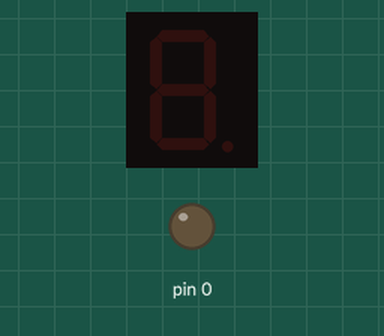
Simulated run of this sketch. Board: Arduino Mega 2560, built with avr-gcc and run on an emulated ATmega2560. Parts: 1-digit seven-segment display, output pins drawn as LEDs (lit = HIGH). Wiring (inferred from the names in the program): 1-digit 7-segment display, segments lit when HIGH: segments pin 36, pin 35, pin 34, pin 33, pin 32, pin 31, pin 30. The segment pins are drawn as the display they are named for; pins used as bus, display or sensor lines are not drawn.

Above: at 0.1 s.
At 1.1 s:
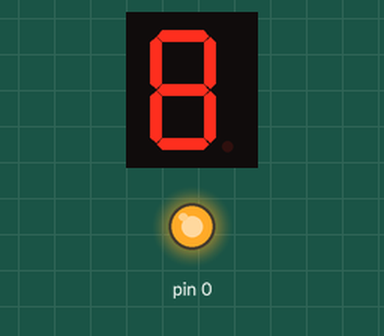
At 2.1 s:
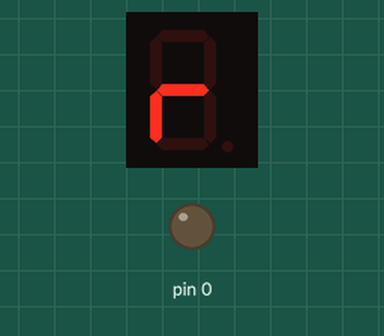
At 10.1 s:
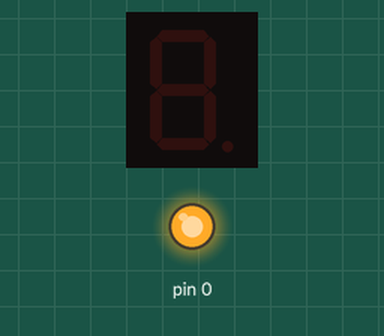
Timing chart, 0 to 123.5 s (numbered marks = the images above):
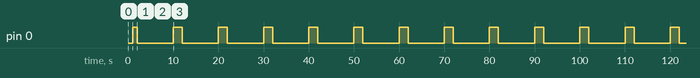

Measured:
- by itself, pin 0: repeats every 10.0 s: LOW 8.0 s, HIGH 2.0 s
- by itself, everything shown: repeats every 10.0 s, in 4 steps
- what the display in image 1 shows lasts 1.0 s, from 1.0 s to 2.0 s

The sketch:

sketch_mar15b.ino
```cpp
int numero;

  int portas[7]={30,31,32,33,34,35,36};

  int displayConfig[10][7]= {
  B0000001,
  B1001111,
  B0010010,
  B0000110,
  B1001100,
  B0100100,
  B0100000,
  B0001111,
  B0000000,
  B0000100
  };

void setup() {

  for(int n=0; n<=7; n++)
  {
    pinMode(portas[n], OUTPUT);
  }

}

void loop() {

  boolean liga;

  for(numero=0; numero<=9;numero++) {
delay(1000);
    for (int D = 0; D <= 10; D++) {
     digitalWrite(portas[D], displayConfig[numero][D]);

  }
   }
}
```
